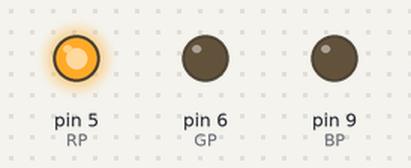
A sketch run on a simulated Arduino Uno, built with avr-gcc and run on an emulated ATmega328P. On the bench: output pins drawn as LEDs (lit = HIGH).

Above: at 0.2 s.
At 1.2 s:
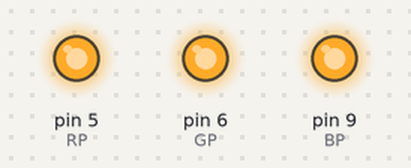
At 1.7 s:
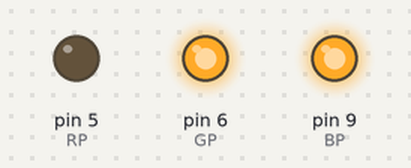
At 3.2 s:
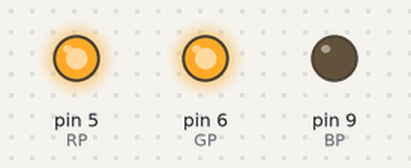
At 5.7 s:
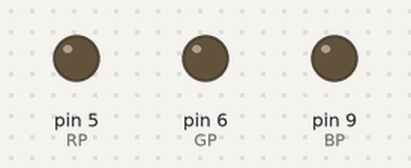
At 11.2 s:
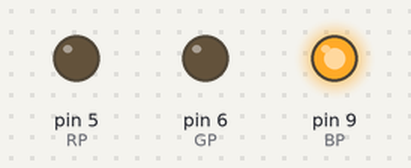
Timing chart, 0 to 11.7 s (numbered marks = the images above):
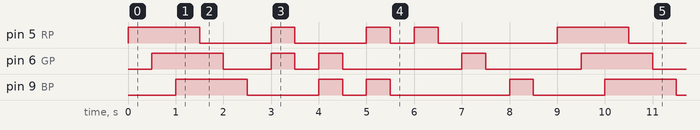

Measured:
- by itself, pin 5 (RP): repeats every 9.0 s: 2 × (LOW 1.5 s, HIGH 0.50 s), LOW 0.50 s, HIGH 0.50 s, LOW 2.5 s, HIGH 1.5 s
- by itself, pin 6 (GP): repeats every 9.0 s: LOW 1.0 s, HIGH 0.50 s, LOW 0.50 s, HIGH 0.50 s, LOW 2.5 s, HIGH 0.50 s, LOW 2.0 s, HIGH 1.5 s
- by itself, pin 9 (BP): repeats every 9.0 s: LOW 1.5 s, HIGH 0.50 s, LOW 0.50 s, HIGH 0.50 s, LOW 2.5 s, HIGH 0.50 s, LOW 1.5 s, HIGH 1.5 s

The sketch:

RGB_practice_test_MIX.ino
```cpp
int RP=5;
int GP=6;
int BP=9;

void setup()                      // run once, when the sketch starts
{
  pinMode(RP, OUTPUT);        // sets the digital pin as output
  pinMode(GP, OUTPUT);  // sets the digital pin as output
  pinMode(BP, OUTPUT);
}
void loop()                       // run over and over again
{
  digitalWrite(RP, HIGH);  // sets the Red LED on
  delay(500);
  digitalWrite(GP, HIGH);  // sets the Green LED on
  delay(500);
  digitalWrite(BP, HIGH);
  delay(500);                     // waits for half a second
  digitalWrite(RP, LOW);      // sets the Red LED off
  delay(500);
  digitalWrite(GP, LOW);  // sets the Green LED off
  delay(500);
  digitalWrite(BP, LOW);
  delay(500);
  digitalWrite(RP, HIGH);
  digitalWrite(GP, HIGH);
  delay(500);
  digitalWrite(RP, LOW);
  digitalWrite(GP, LOW);
  delay(500);
  digitalWrite(GP, HIGH);
  digitalWrite(BP, HIGH);
  delay(500);
digitalWrite(GP, LOW);
  digitalWrite(BP, LOW);
  delay(500);
digitalWrite(RP, HIGH);
  digitalWrite(BP, HIGH);
  delay(500);
digitalWrite(RP, LOW);
  digitalWrite(BP, LOW);
  delay(500);
digitalWrite(RP, HIGH);
delay(500);
digitalWrite(RP, LOW);
delay(500);
digitalWrite(GP, HIGH);
delay(500);
digitalWrite(GP, LOW);
delay(500);
digitalWrite(BP, HIGH);
delay(500);
digitalWrite(BP, LOW);
delay(500);// waits for half a second
}
```
